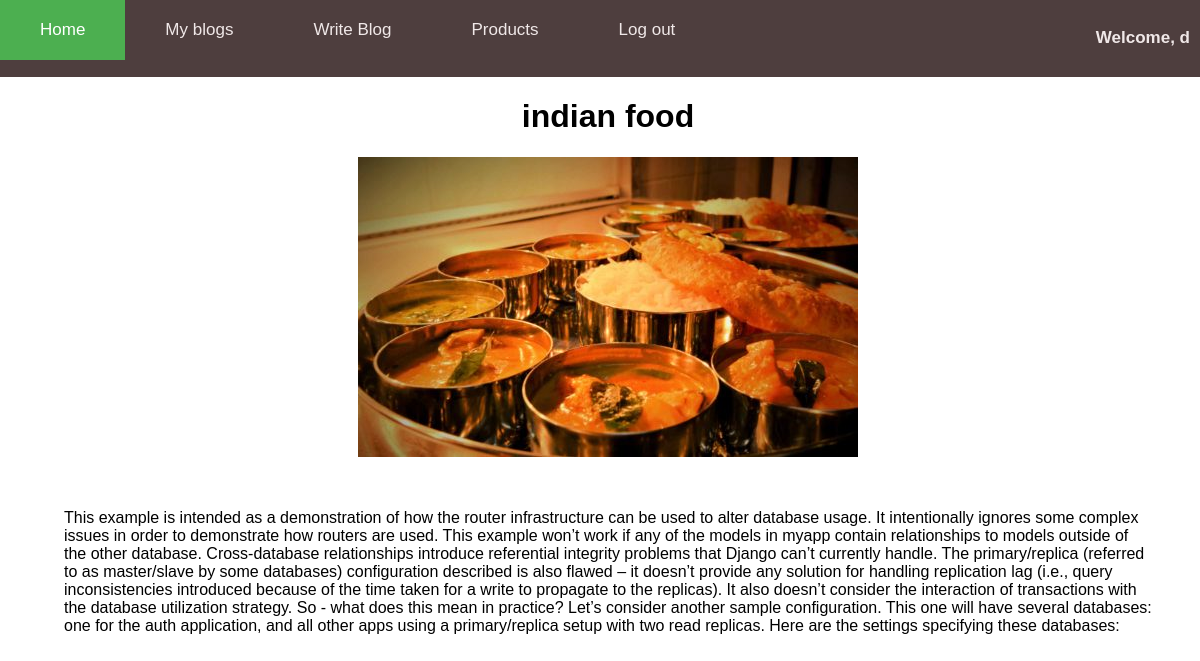
The app's page /single-blog/1 (signed in) with its own data.
### User_app/models.py (models this page shows)
class blog(models.Model):
    author=models.ForeignKey(User, on_delete=models.CASCADE)
    title=models.CharField(max_length=100)
    description=models.TextField()
    image=models.ImageField(upload_to="images/blogs")
    choice=(
        ('public','public'),
        ('private','private')
    )
    status=models.CharField(choices=choice,max_length=20,null=True,blank=True)
    created_at=models.DateTimeField(auto_now=True)
    updated_at=models.DateTimeField(auto_now_add=True,null=True)

### User_app/views.py (the view)
# urls.py: path('single-blog/<int:id>', single_blog, name="singleblog"),
@login_required(login_url='login')
def single_blog(request,id):
    sblog=blog.objects.get(id=id)
    return render(request,'single_blog.html',{'blog':sblog})

### templates/single_blog.html
{% extends 'base.html' %}
{% load static %}
{%block activeclass_home%}
class="active"
{%endblock%}
{%block style%}
<link rel="stylesheet" href="{% static 'css/style.css' %}">
{%endblock%}
{% block content %}
<center>
    <h1 >{{blog.title}} </h1>
    <img src="{{blog.image.url}}" style="height: 300px;width: 500px;" alt="">
</center>
<p style="margin: 3rem;">{{blog.description}}</p>
{%endblock%}

### templates/base.html (shortened to what this page needs)
<!DOCTYPE html>
<html>
<head>
<link rel="stylesheet" href="https://cdnjs.cloudflare.com/ajax/libs/font-awesome/4.7.0/css/font-awesome.min.css">
{%block style%}
{%endblock%}
</head>
<body>
<div class="topnav" style="display: flex;justify-content: space-between;">
  <div>
    <a {%block activeclass_home%} {%endblock%}  href="/">Home</a>
    <a {%block activeclass_myblog%} {%endblock%}  href="{%url 'my_blogs'%}">My blogs</a>
    <a {%block activeclass_create_blg%} {%endblock%} href="{%url 'create_blog'%}">Write Blog</a>
    <a {%block activeclass_products%} {%endblock%} href="{%url 'product'%}">Products</a>
    <a href="{%url 'logout'%}">Log out</a>
  </div>
    <div>
      <h5 >
        Welcome,
        {%if request.user.is_authenticated%}
        {{request.user.username}}
        {%endif%}
      </h5>
    </div>
</div>
<div style="padding-left:16px">
   {%block content%}
   {%endblock%}
</div>
</body>
</html>

### templates/base.html (style rules this page uses)
* { box-sizing: border-box; }
body { margin: 0; font-family: Arial, Helvetica, sans-serif; }
.topnav { overflow: hidden; background-color: #4e3e3e; }
.topnav a { float: left; display: block; color: rgb(240, 232, 232); text-align: center; padding: 20px 40px; text-decoration: none; font-size: 17px; }
.topnav h5 { float: left; display: block; color: rgb(240, 232, 232); text-align: center; padding: 0px 10px; text-decoration: none; font-size: 17px; }
.topnav a.active { background-color: #4CAF50; color: white; }

### records on screen
blog: title "indian food", image (picture), description "This example is intended as a demonstration of how the router infrastructure can be used to alter database usage. It intentionally ignores some complex issues in order to demonstrate how routers are used. This example won’t work if any of the models in myapp contain relationships to models outside of the other database. Cross-database relationships introduce referential integrity problems that Django can’t currently handle. The primary/replica (referred to as master/slave by some databases) configuration described is also flawed – it doesn’t provide any solution for handling replication lag (i.e., query inconsistencies introduced because of the time taken for a write to propagate to the…"

### other values on screen
{{ request.user.username }} "d"
